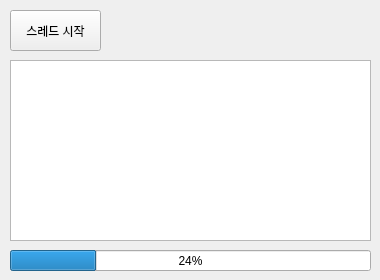
<?xml version="1.0" encoding="UTF-8"?>
<ui version="4.0">
 <class>Form</class>
 <widget class="QWidget" name="Form">
  <property name="geometry">
   <rect>
    <x>0</x>
    <y>0</y>
    <width>380</width>
    <height>280</height>
   </rect>
  </property>
  <property name="minimumSize">
   <size>
    <width>380</width>
    <height>280</height>
   </size>
  </property>
  <property name="maximumSize">
   <size>
    <width>380</width>
    <height>280</height>
   </size>
  </property>
  <property name="windowTitle">
   <string>스레드 테스트</string>
  </property>
  <widget class="QPushButton" name="btnStart">
   <property name="geometry">
    <rect>
     <x>10</x>
     <y>10</y>
     <width>91</width>
     <height>41</height>
    </rect>
   </property>
   <property name="text">
    <string>스레드 시작</string>
   </property>
  </widget>
  <widget class="QTextBrowser" name="txbLog">
   <property name="geometry">
    <rect>
     <x>10</x>
     <y>60</y>
     <width>361</width>
     <height>181</height>
    </rect>
   </property>
  </widget>
  <widget class="QProgressBar" name="pgbTask">
   <property name="geometry">
    <rect>
     <x>10</x>
     <y>250</y>
     <width>361</width>
     <height>21</height>
    </rect>
   </property>
   <property name="value">
    <number>24</number>
   </property>
  </widget>
 </widget>
 <resources/>
 <connections/>
</ui>
